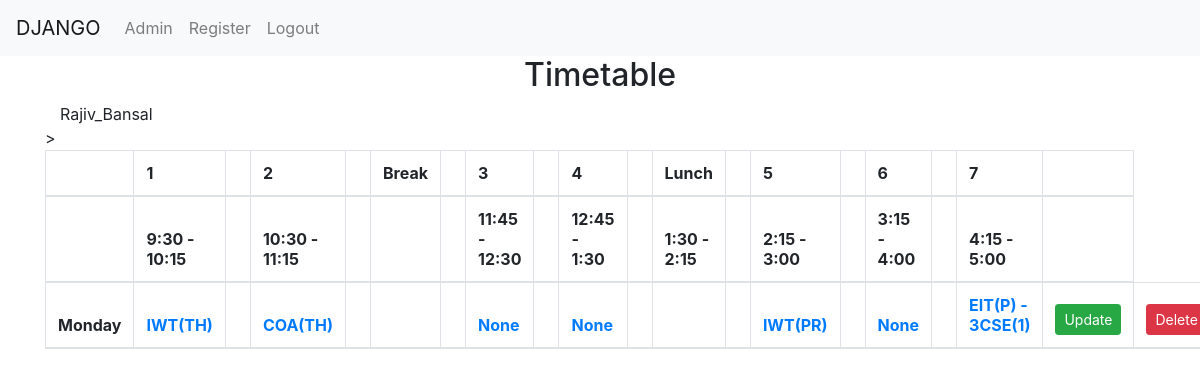
Page /tymtable/ (signed in) on the earlier database version.
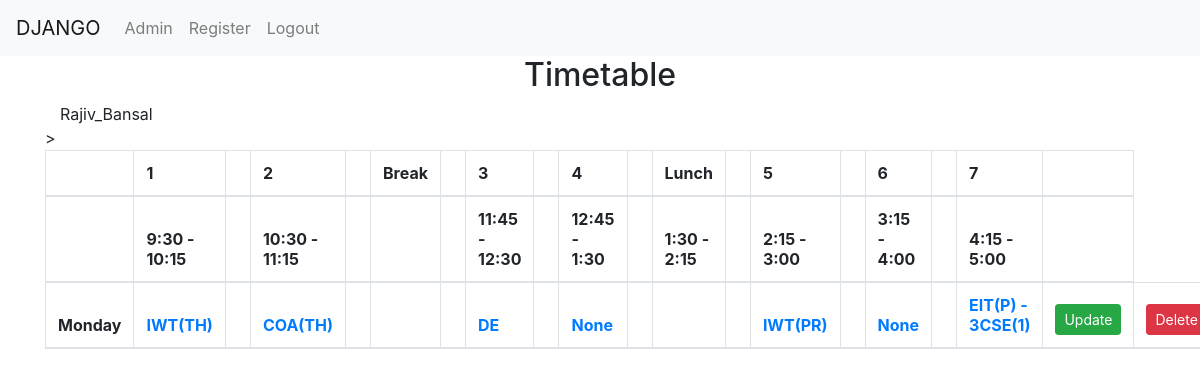
Same page on the later database version.
### accounts/models.py (models this page shows)
class teacher_timetable(models.Model):
    id=models.AutoField(primary_key=True)
    name=models.CharField(max_length=70)
    user=models.ForeignKey(User,on_delete=models.CASCADE,default='1')
    day=models.CharField(max_length=50, choices=Days, default='Monday')
    First_lech=models.CharField(max_length=50, null=True,blank=True)
    sec_lech=models.CharField(max_length=50, null=True,blank=True)
    third_lech=models.CharField(max_length=50, null=True,blank=True)
    fourth_lech=models.CharField(max_length=50, null=True,blank=True)
    fifth_lech=models.CharField(max_length=50, null=True,blank=True)
    sixth_lech=models.CharField(max_length=50, null=True,blank=True)
    sev_lech=models.CharField(max_length=50, null=True,blank=True)
    First_link=models.CharField(max_length=50, null=True,blank=True)
    sec_link=models.CharField(max_length=50, null=True,blank=True)
    third_link=models.CharField(max_length=50, null=True,blank=True)
    fourth_link=models.CharField(max_length=50, null=True,blank=True)
    fifth_link=models.CharField(max_length=50, null=True,blank=True)
    sixth_link=models.CharField(max_length=50, null=True,blank=True)
    sev_link=models.CharField(max_length=50, null=True,blank=True)
    def __str__(self):
        return '{} {}'.format(str(self.name),str(self.day))

### accounts/views.py (the view)
# urls.py: path('tymtable/',views.tymtable,name='tymtable'),
def tymtable(request):
    all_teacher=teacher_timetable.objects.filter(user=request.user)
    print(all_teacher)
    return render(request, 'accounts/tymtable.html',{'all_teacher': all_teacher})

### accounts/templates/accounts/tymtable.html (shortened to what this page needs)
{%load static%}
   <link rel="stylesheet" href="https://stackpath.bootstrapcdn.com/bootstrap/4.1.3/css/bootstrap.min.css"
>
    <nav class="navbar navbar-expand-lg navbar-light bg-light">
      <div class="navbar-nav">
        <a class="navbar-brand" href="{% url 'accounts:index' %}">DJANGO</a>
        <a class="nav-item nav-link" href="{% url 'admin:index' %}">Admin</a>
        <a class="nav-item nav-link" href="{% url 'accounts:register' %}">Register</a>
        {% if user.is_authenticated %}
          <a class="nav-link" href="{% url 'logout' %}">Logout</a>
        {% else %}
          <a class="nav-link" href="{% url 'accounts:user_login' %}">Login</a>
        {% endif %}
      </div>
    </nav>
   <div class="container">
        <div class="container">
            <div class="row">
                <div class="col-md-12">
                    <h2 class="text-center">
                        Timetable
                    </h2>
                    {{user.get_username}}
                </div>
                <div id="no-more-tables">
                     <div class="table-responsive">
                        <table class="col-sm-12 table table-bordered table-striped table- cf " id="dataTable" width="100%" cellspacing="0">
                            <thead class="cf">
                                <tr>
                                    <th>      </th>
                                    <th>1</th><th>      </th>
                                    <th>2</th><th>      </th>
                                    <th>Break</th><th>      </th>
                                    <th>3</th><th>      </th>
                                    <th>4</th><th>      </th>
                                    <th>Lunch</th><th>      </th>
                                    <th>5</th><th>      </th>
                                    <th>6</th><th>      </th>
                                    <th>7</th><th>   </th>>
                                </tr>
                                <tr>
                                    <th>      </th>
                                    <th>9:30 - 10:15</th><th>      </th>
                                    <th>10:30 - 11:15</th><th>      </th>
                                    <th>   </th><th>      </th>
                                    <th>11:45 - 12:30</th><th>      </th>
                                    <th>12:45 - 1:30</th><th>      </th>
                                    <th>1:30 - 2:15</th><th>      </th>
                                    <th>2:15 - 3:00</th><th>      </th>
                                    <th>3:15 - 4:00</th><th>      </th>
                                    <th>4:15 - 5:00</th><th>   </th>
                                </tr>
                                {% for i in all_teacher %}
                                <tr>
                                    <th> {{i.day}}     </th>
                                    <th> <a href="{{i.First_link}}">{{i.First_lech}}</a>  </th><th>   </th>
                                    <th> <a href="{{i.sec_link}}">{{i.sec_lech}} </a>  </th><th>   </th>
                                    <th>   </th><th>   </th>
                                    <th> <a href="{{i.third_link}}">{{i.third_lech}}</a>  </th><th>   </th>
                                    <th><a href="{{i.fourth_link}}"> {{i.fourth_lech}} </a></th><th>   </th>
                                    <th>   </th><th>   </th>
                                    <th><a href="{{i.fifth_link}}"> {{i.fifth_lech}} </a>    </th><th>   </th>
                                    <th> <a href="{{i.sixth_link}}">{{i.sixth_lech}} </a>    </th><th>   </th>
                                    <th><a href="{{i.sev_link}}"> {{i.sev_lech}}  </a>     </th>
                                        <th><a class="btn btn-sm btn-success" href="{%url 'accounts:update' id=i.id%}">Update</a></th>
                                        <th><a class="btn btn-sm btn-danger" href="{%url 'accounts:delete' id=i.id %}">Delete</a> </th>
                                </tr>
                                {% endfor %}
                            </thead>
                        </table>
                     </div>
                </div>
            </div>
        </div>
    </div>

Differences in the rows shown:
changed teacher_timetable "Monday": third_lech "None" → "DE"
